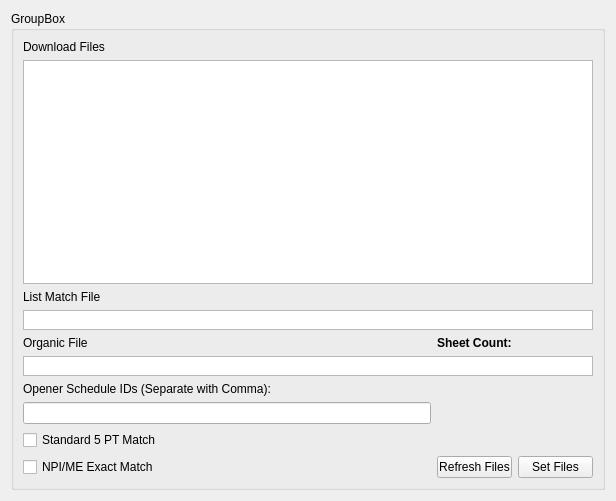
<?xml version="1.0" encoding="UTF-8"?>
<ui version="4.0">
 <class>Form</class>
 <widget class="QWidget" name="Form">
  <property name="geometry">
   <rect>
    <x>0</x>
    <y>0</y>
    <width>616</width>
    <height>501</height>
   </rect>
  </property>
  <property name="windowTitle">
   <string>Next Best Engagement Editor</string>
  </property>
  <layout class="QGridLayout" name="gridLayout_2">
   <item row="0" column="0">
    <widget class="QGroupBox" name="groupBox">
     <property name="title">
      <string>GroupBox</string>
     </property>
     <layout class="QGridLayout" name="gridLayout">
      <item row="4" column="1">
       <widget class="QLabel" name="organicSheetCount_Label">
        <property name="font">
         <font>
          <weight>75</weight>
          <bold>true</bold>
         </font>
        </property>
        <property name="text">
         <string>Sheet Count:</string>
        </property>
       </widget>
      </item>
      <item row="12" column="1">
       <widget class="QPushButton" name="refreshFiles_pushButton">
        <property name="maximumSize">
         <size>
          <width>75</width>
          <height>16777215</height>
         </size>
        </property>
        <property name="text">
         <string>Refresh Files</string>
        </property>
       </widget>
      </item>
      <item row="12" column="2">
       <widget class="QPushButton" name="setFIles_pushButton">
        <property name="maximumSize">
         <size>
          <width>75</width>
          <height>16777215</height>
         </size>
        </property>
        <property name="text">
         <string>Set Files</string>
        </property>
       </widget>
      </item>
      <item row="3" column="0" colspan="3">
       <widget class="QListWidget" name="listMatchFile_listWidget">
        <property name="maximumSize">
         <size>
          <width>16777215</width>
          <height>20</height>
         </size>
        </property>
        <property name="dragDropMode">
         <enum>QAbstractItemView::DragDrop</enum>
        </property>
        <property name="defaultDropAction">
         <enum>Qt::MoveAction</enum>
        </property>
       </widget>
      </item>
      <item row="6" column="0" colspan="3">
       <widget class="QListWidget" name="organicFile_listWidget">
        <property name="maximumSize">
         <size>
          <width>16777215</width>
          <height>20</height>
         </size>
        </property>
        <property name="dragDropMode">
         <enum>QAbstractItemView::DragDrop</enum>
        </property>
        <property name="defaultDropAction">
         <enum>Qt::MoveAction</enum>
        </property>
       </widget>
      </item>
      <item row="12" column="0">
       <widget class="QCheckBox" name="organicExactCheck_checkBox">
        <property name="text">
         <string>NPI/ME Exact Match</string>
        </property>
       </widget>
      </item>
      <item row="1" column="0" colspan="3">
       <widget class="QListWidget" name="files_listWidget">
        <property name="dragDropMode">
         <enum>QAbstractItemView::DragDrop</enum>
        </property>
        <property name="defaultDropAction">
         <enum>Qt::MoveAction</enum>
        </property>
       </widget>
      </item>
      <item row="4" column="0">
       <widget class="QLabel" name="label_2">
        <property name="text">
         <string>Organic File</string>
        </property>
       </widget>
      </item>
      <item row="0" column="0">
       <widget class="QLabel" name="label_3">
        <property name="text">
         <string>Download Files</string>
        </property>
       </widget>
      </item>
      <item row="2" column="0">
       <widget class="QLabel" name="label">
        <property name="text">
         <string>List Match File</string>
        </property>
       </widget>
      </item>
      <item row="8" column="0">
       <widget class="QLineEdit" name="openerScheduleID_lineEdit"/>
      </item>
      <item row="7" column="0">
       <widget class="QLabel" name="label_4">
        <property name="text">
         <string>Opener Schedule IDs (Separate with Comma):</string>
        </property>
       </widget>
      </item>
      <item row="9" column="0" rowspan="3" colspan="2">
       <widget class="QCheckBox" name="organicStandardCheck_checkBox">
        <property name="text">
         <string>Standard 5 PT Match</string>
        </property>
       </widget>
      </item>
     </layout>
    </widget>
   </item>
  </layout>
 </widget>
 <resources/>
 <connections/>
</ui>
